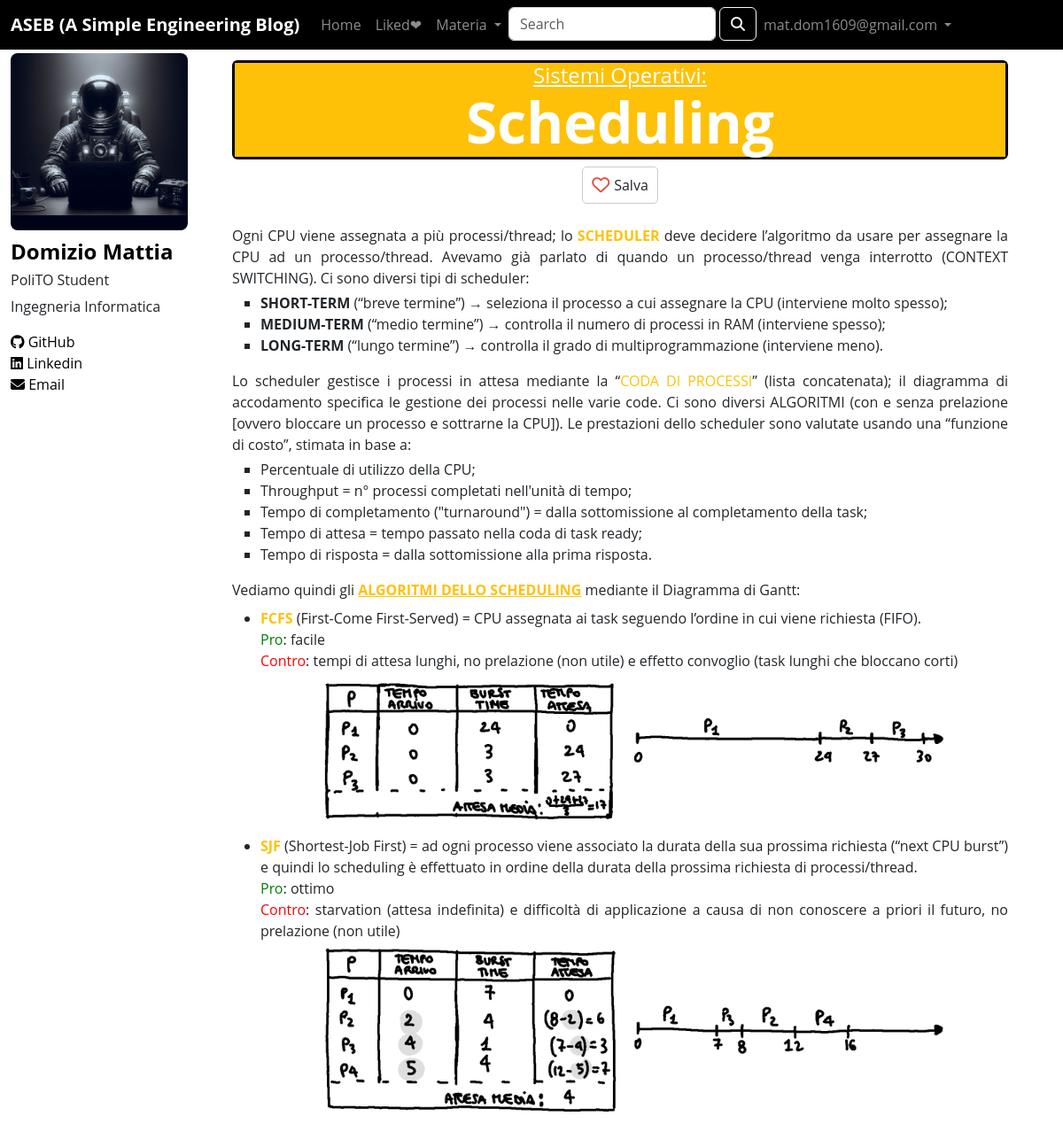
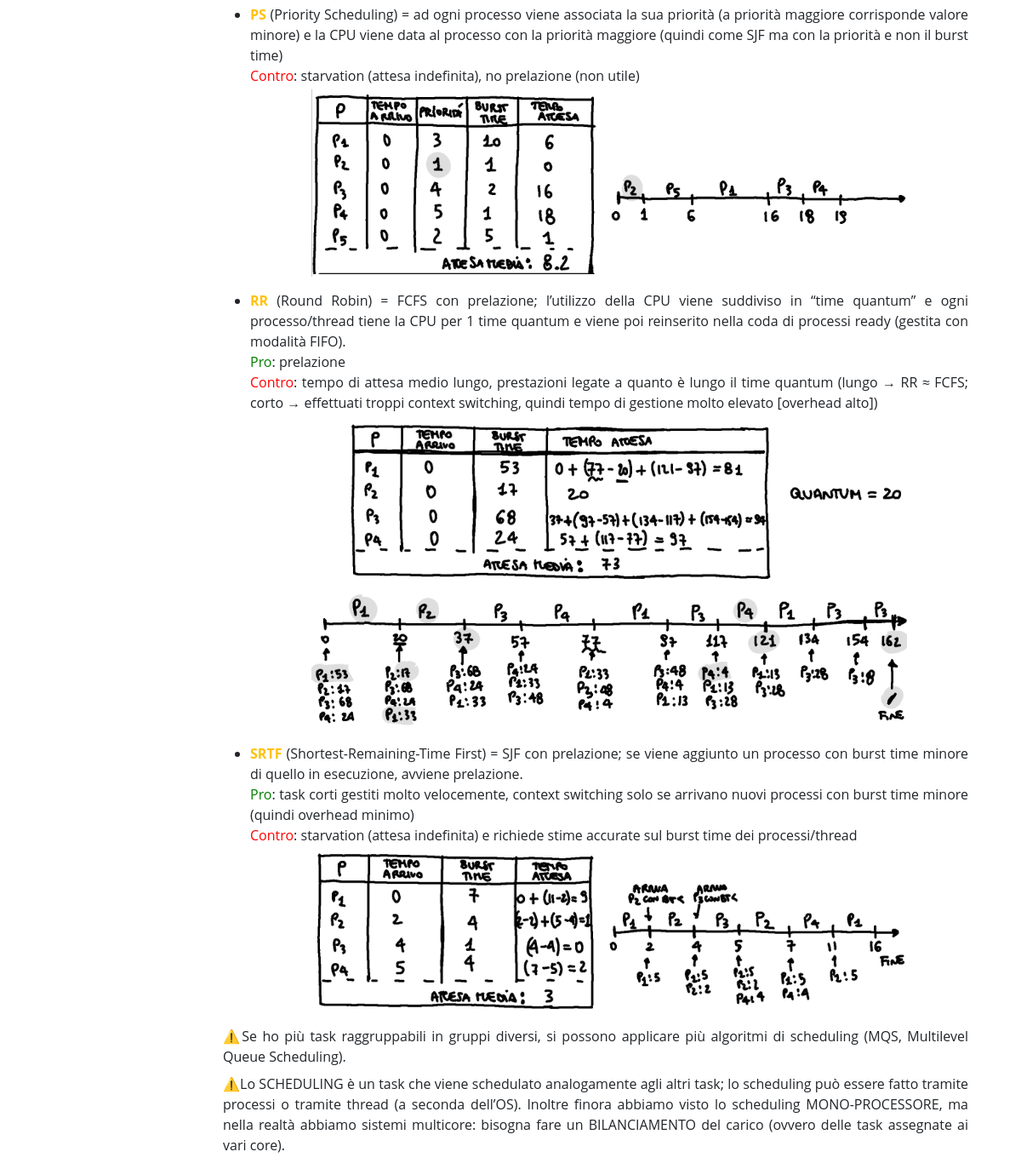
Page /posts/20 (signed in) on the committed database (2 pictures, top to bottom).
### tables this page shows
CREATE TABLE "UTENTI" (
	"id"	INTEGER,
	"email"	TEXT NOT NULL,
	"password"	TEXT NOT NULL,
	PRIMARY KEY("id" AUTOINCREMENT),
	UNIQUE("email","password")
);

CREATE TABLE "POST" (
	"id"	INTEGER,
	"titolo"	TEXT NOT NULL,
	"materia"	TEXT NOT NULL,
	"like"	INTEGER,
	"html"	TEXT NOT NULL,
	PRIMARY KEY("id" AUTOINCREMENT)
);

### app.py (the view)
@app.route('/posts/<int:id>')
def post_html(id):
    post = dao.get_post(id)
    users_like = dao.get_users_likes(id)
    return render_template('articoli/' + post['html'], post=post, users=users_like)

### app.py (called while the page is built)
@login_manager.user_loader
def load_user(user_id):
    utente = dao.get_user_by_id(user_id)
    if utente is not None:
        user = User(id=utente['id'], email=utente['email'], password=utente['password'])
    else:
        user = None
    return user

### dao.py (called while the page is built)
def get_user_by_id(id):
    conn = sqlite3.connect(DATABASE_PATH)
    conn.row_factory = sqlite3.Row
    cursor = conn.cursor()
    sql = 'SELECT * FROM UTENTI WHERE id = ?'
    cursor.execute(sql, (id,))
    user = cursor.fetchone()
    cursor.close()
    conn.close()
    return user

def get_post(id):
    conn = sqlite3.connect(DATABASE_PATH)
    conn.row_factory = sqlite3.Row
    cursor = conn.cursor()
    sql = 'SELECT * FROM POST WHERE POST.id = ?'
    cursor.execute(sql, (id,))
    post = cursor.fetchone()
    cursor.close()
    conn.close()
    return post

def get_users_likes(id):
    conn = sqlite3.connect(DATABASE_PATH)
    cursor = conn.cursor()
    sql = 'SELECT id_utente FROM LIKES WHERE id_post = ?'
    cursor.execute(sql, (id,))
    users_like = cursor.fetchall()
    cursor.close()
    conn.close()
    return users_like

### templates/articoli/Scheduling.html
{% extends "single.html" %}
{% block articolo %}
<div class="testo-articolo">
    <p class="mb-1">Ogni CPU viene assegnata a più processi/thread; lo <strong class="text-warning">SCHEDULER</strong> deve decidere l’algoritmo da usare per assegnare la CPU ad un processo/thread. Avevamo già parlato di quando un processo/thread venga interrotto (CONTEXT SWITCHING). Ci sono diversi tipi di scheduler:</p>
    <ul class="livello3">
        <li><strong>SHORT-TERM</strong> (“breve termine”) → seleziona il processo a cui assegnare la CPU (interviene molto spesso);</li>
        <li><strong>MEDIUM-TERM</strong> (“medio termine”) → controlla il numero di processi in RAM (interviene spesso);</li>
        <li><strong>LONG-TERM</strong> (“lungo termine”) → controlla il grado di multiprogrammazione (interviene meno).</li>
    </ul>
    <p class="mb-1">Lo scheduler gestisce i processi in attesa mediante la “<span class="text-warning">CODA DI PROCESSI</span>” (lista concatenata); il diagramma di accodamento specifica le gestione dei processi nelle varie code. Ci sono diversi ALGORITMI (con e senza prelazione [ovvero bloccare un processo e sottrarne la CPU]). Le prestazioni dello scheduler sono valutate usando una “funzione di costo”, stimata in base a:</p>
    <ul class="livello3">
        <li>Percentuale di utilizzo della CPU;</li>
        <li>Throughput = n° processi completati nell'unità di tempo;</li>
        <li>Tempo di completamento ("turnaround") = dalla sottomissione al completamento della task;</li>
        <li>Tempo di attesa = tempo passato nella coda di task ready;</li>
        <li>Tempo di risposta = dalla sottomissione alla prima risposta.</li>
    </ul>
    <p class="mb-2">Vediamo quindi gli <strong class="text-warning sottolineato">ALGORITMI DELLO SCHEDULING</strong> mediante il Diagramma di Gantt:</p>
    <ul>
        <li><strong class="text-warning">FCFS</strong> (First-Come First-Served) = CPU assegnata ai task seguendo l’ordine in cui viene richiesta (FIFO).
            <p class="mb-0"><span class="pro">Pro</span>: facile</p>
            <p class="mb-1"><span class="contro">Contro</span>: tempi di attesa lunghi, no prelazione (non utile) e effetto convoglio (task lunghi che bloccano corti)</p>
            <div class="row mb-3">
                <div class="col-lg-1"></div>
                <img class="img-fluid col-12 col-lg-10" src="{{url_for('static', filename='FCFS.png')}}" alt="FCFS">
                <div class="col-lg-1"></div>
            </div>
        </li>
        <li><strong class="text-warning">SJF</strong> (Shortest-Job First) = ad ogni processo viene associato la durata della sua prossima richiesta (“next CPU burst”) e quindi lo scheduling è effettuato in ordine della durata della prossima richiesta di processi/thread.
            <p class="mb-0"><span class="pro">Pro</span>: ottimo</p>
            <p class="mb-1"><span class="contro">Contro</span>: starvation (attesa indefinita) e difficoltà di applicazione a causa di non conoscere a priori il futuro, no prelazione (non utile)</p>
            <div class="row mb-3">
                <div class="col-lg-1"></div>
                <img class="img-fluid col-12 col-lg-10" src="{{url_for('static', filename='SJF.png')}}" alt="SJF">
                <div class="col-lg-1"></div>
            </div>
        </li>
        <li><strong class="text-warning">PS</strong> (Priority Scheduling) = ad ogni processo viene associata la sua priorità (a priorità maggiore corrisponde valore minore) e la CPU viene data al processo con la priorità maggiore (quindi come SJF ma con la priorità e non il burst time)
            <p class="mb-1"><span class="contro">Contro</span>: starvation (attesa indefinita), no prelazione (non utile)</p>
            <div class="row mb-3">
                <div class="col-lg-1"></div>
                <img class="img-fluid col-12 col-lg-10" src="{{url_for('static', filename='PS.png')}}" alt="PS">
                <div class="col-lg-1"></div>
            </div>
        </li>
        <li><strong class="text-warning">RR</strong> (Round Robin) = FCFS con prelazione; l’utilizzo della CPU viene suddiviso in “time quantum” e ogni processo/thread tiene la CPU per 1 time quantum e viene poi reinserito nella coda di processi ready (gestita con modalità FIFO).
            <p class="mb-0"><span class="pro">Pro</span>: prelazione</p>
            <p class="mb-1"><span class="contro">Contro</span>: tempo di attesa medio lungo, prestazioni legate a quanto è lungo il time quantum (lungo → RR ≈ FCFS; corto → effettuati troppi context switching, quindi tempo di gestione molto elevato [overhead alto])</p>
            <div class="row mb-3">
                <div class="col-lg-1"></div>
                <img class="img-fluid col-12 col-lg-10" src="{{url_for('static', filename='RR.png')}}" alt="RR">
                <div class="col-lg-1"></div>
            </div>
        </li>
        <li><strong class="text-warning">SRTF</strong> (Shortest-Remaining-Time First) = SJF con prelazione; se viene aggiunto un processo con burst time minore di quello in esecuzione, avviene prelazione.
            <p class="mb-0"><span class="pro">Pro</span>: task corti gestiti molto velocemente, context switching solo se arrivano nuovi processi con burst time minore (quindi overhead minimo)</p>
            <p class="mb-1"><span class="contro">Contro</span>: starvation (attesa indefinita) e richiede stime accurate sul burst time dei processi/thread</p>
            <div class="row mb-3">
                <div class="col-lg-1"></div>
                <img class="img-fluid col-12 col-lg-10" src="{{url_for('static', filename='SRTF.png')}}" alt="SRTF">
                <div class="col-lg-1"></div>
            </div>
        </li>
    </ul>
    <p class="mb-2">⚠️Se ho più task raggruppabili in gruppi diversi, si possono applicare più algoritmi di scheduling (MQS, Multilevel Queue Scheduling).</p>
    <p>⚠️Lo SCHEDULING è un task che viene schedulato analogamente agli altri task; lo scheduling può essere fatto tramite processi o tramite thread (a seconda dell’OS). Inoltre finora abbiamo visto lo scheduling MONO-PROCESSORE, ma nella realtà abbiamo sistemi multicore: bisogna fare un BILANCIAMENTO del carico (ovvero delle task assegnate ai vari core).</p>
</div>
{% endblock %}

### templates/single.html (shortened to what this page needs)
{% extends "base.html" %}
{% block content %}
<div class="contenitore-header-post border border-3 border-black mt-2">
<h4 class="mb-0 materia_post_singolo col-12 text-center text-decoration-underline {% if post.materia == 'Reti di Calcolatori' %}text-white bg-primary {% elif post.materia == 'Basi di Dati' %}text-white bg-primary {% elif post.materia == 'Informatica-Python' %}text-white bg-primary {% elif post.materia == 'Teoria dei Segnali' %}text-white bg-danger {% elif post.materia == 'Algebra Lineare' %}text-white bg-danger {% elif post.materia == 'Analisi I' %}text-white bg-danger {% elif post.materia == 'Analisi II' %}text-white bg-danger {% elif post.materia == 'Metodi Matematici' %}text-white bg-danger {% elif post.materia == 'Calcolatori Elettronici' %}text-white bg-success {% elif post.materia == 'Fisica II' %}text-white bg-success {% elif post.materia == 'Fisica I' %}text-white bg-success {% elif post.materia == 'Chimica' %}text-white bg-success {% elif post.materia == 'Sistemi Operativi' %}text-white bg-warning {% elif post.materia == 'Algoritmi e Strutture Dati' %}text-white bg-warning {% elif post.materia == 'Introduzione al Web' %}text-white bg-warning {% elif post.materia == 'Tecniche di Programmazione-C' %}text-white bg-warning {% endif %}">{{post.materia}}:</h4>
<h1 class="mb-0 titolo_post_singolo col-12 text-center {% if post.materia == 'Reti di Calcolatori' %}text-white bg-primary {% elif post.materia == 'Basi di Dati' %}text-white bg-primary {% elif post.materia == 'Informatica-Python' %}text-white bg-primary {% elif post.materia == 'Teoria dei Segnali' %}text-white bg-danger {% elif post.materia == 'Algebra Lineare' %}text-white bg-danger {% elif post.materia == 'Analisi I' %}text-white bg-danger {% elif post.materia == 'Analisi II' %}text-white bg-danger {% elif post.materia == 'Metodi Matematici' %}text-white bg-danger {% elif post.materia == 'Calcolatori Elettronici' %}text-white bg-success {% elif post.materia == 'Fisica II' %}text-white bg-success {% elif post.materia == 'Fisica I' %}text-white bg-success {% elif post.materia == 'Chimica' %}text-white bg-success {% elif post.materia == 'Sistemi Operativi' %}text-white bg-warning {% elif post.materia == 'Algoritmi e Strutture Dati' %}text-white bg-warning {% elif post.materia == 'Introduzione al Web' %}text-white bg-warning {% elif post.materia == 'Tecniche di Programmazione-C' %}text-white bg-warning {% endif %}"><strong>{{post.titolo}}</strong></h1>
</div>
<div class="d-flex justify-content-center mt-2 mb-0">
  {% if current_user.is_authenticated %}
    {% if current_user.id not in users|map(attribute=0) %}
      <a class="like-button-pre" onclick="" href="{{ url_for('new_like', post_id=post.id, user_id=current_user.id) }}">
        <span class="heart-icon"><i class="far fa-heart"></i></span><span class="like-count text-dark" id="like-count">Salva</span>
    </a>
    {% else %}
      <a class="like-button-post" onclick="" href="{{ url_for('remove_like', post_id=post.id, user_id=current_user.id) }}">
        <span class="heart-icon"><i class="fas fa-heart"></i></span><span class="like-count text-white" id="like-count">Salvato</span>
      </a>
    {% endif %}
  {% else %}
    <a class="like-button-pre" onclick="" href="{{ url_for('no_authenticated')}}">
      <span class="heart-icon"><i class="far fa-heart"></i></span><span class="like-count text-dark" id="like-count">Salva</span>
    </a>
  {% endif %}
</div>
{% block articolo %}{% endblock %}
{% endblock %}

### templates/base.html (shortened to what this page needs)
<!DOCTYPE html>
<html lang="en">
    <head>
        <link href="https://cdn.jsdelivr.net/npm/bootstrap@5.3.2/dist/css/bootstrap.min.css" rel="stylesheet">
        <link rel="stylesheet" type="text/css" href="{{url_for('static', filename='style.css')}}">
        <link rel="stylesheet" href="https://cdnjs.cloudflare.com/ajax/libs/font-awesome/5.15.3/css/all.min.css">
    </head>
    <body class="total-page">
        <header>
            <nav class="navbar fixed-top navbar-dark navbar-expand-lg bg-black">
                <div class="container-fluid">
                  <span class="navbar-brand mb-0 h1"><strong>ASEB (A Simple Engineering Blog)</strong></span>
                  <div class="collapse navbar-collapse" id="navbarSupportedContent">
                    <ul class="navbar-nav me-auto mb-2 mb-lg-0">
                      <li class="nav-item">
                        <a class="nav-link {%block home_active%}{%endblock%}" aria-current="page" href="/">Home</a>
                      </li>
                      {% if current_user.is_authenticated %}
                        <li class="nav-item">
                          <a class="nav-link {% block liked_posts_active %}{% endblock %} nowrap" href="{{ url_for('liked_posts') }}">Liked❤</a>
                        </li>
                      {% endif %}
                      <li class="nav-item">
                        <div class="dropdown">
                            <a class="nav-link dropdown-toggle" href="#" role="button" id="dropdownMenuButton" data-bs-toggle="dropdown" aria-haspopup="true" aria-expanded="false">
                                Materia
                            </a>
                        </div>
                      </li>
                      <li class="nav-item">
                        <form class="d-flex" action="{{ url_for('search') }}" method="GET">
                          <input class="form-control me-1" type="search" placeholder="Search" aria-label="Search" name="query">
                          <button class="btn btn-outline-light" type="submit"><i class="fas fa-search"></i></button>
                      </form>
                      </li>
                      {% if current_user.is_authenticated %}
                        <li class="nav-item dropdown">
                          <a class="nav-link dropdown-toggle" href="#" role="button" data-bs-toggle="dropdown" aria-expanded="false">
                            {{current_user.email}}
                          </a>
                        </li>
                      {% endif %}
                    </ul>
                  </div>
                </div>
              </nav>
        </header>
        <div class="container-fluid under-nav">
          <div class="row">
              <aside class="col-lg-3 col-12">
                <img class="developer-img img-fluid" src="{{url_for('static', filename='developer.jpg')}}" alt="developer-img">
                <h4 class="whoami developer-txt"><strong>Domizio Mattia</strong></h4>
                <div class="link-wrapper-mobile" id="link-wrapper-mobile">
                    <h6 class="developer-txt">PoliTO Student</h6>
                    <p class="developer-txt">Ingegneria Informatica</p>
                    <div class="row wrapper-2">
                      <a href="https://github.com/Koisuji02" class="col-lg-12 col-4" rel="me"><i class="fa-brands fa-github"></i>&nbsp;GitHub</a>
                      <a href="https://www.linkedin.com/in/mattia-domizio-7a07b628b/" class="col-lg-12 col-4" rel="me"><i class="fa-brands fa-linkedin"></i>&nbsp;Linkedin</a>
                      <a href="mailto:mat.dom1609job@gmail.com" class="col-lg-12 col-3" rel="me"><i class="fas fa-envelope"></i>&nbsp;Email</a>
                    </div>
                </div>
              </aside>
              <main class="col-lg-9 col-12">
                  {% block content %}{% endblock %}
              </main>
          </div>
        </div>
    </body>
</html>

### static/style.css (style rules this page uses)
.under-nav { margin-top: 60px; }
img { max-width: 100%; }
.total-page { font-family: 'Open Sans', sans-serif; }
#link-wrapper-mobile a { color:black; text-decoration:none; cursor: pointer; }
.whoami { color: black; }
.developer-img { -webkit-border-radius: 8px; -moz-border-radius: 8px; border-radius: 8px; margin-bottom: 10px; max-width: 200px; }
aside { position: fixed; }
@media (min-width: 992px) { .developer-img { display: block; } }
@media (min-width: 992px) { .developer-txt { display: block; } }
@media (min-width: 992px) { main { margin-left: 250px; } }
.like-button-pre { display: inline-block; background-color: #fff; border: 1px solid #ccc; padding: 5px 10px; border-radius: 5px; cursor: pointer; }
.heart-icon { display: inline-block; font-size: 20px; color: #e74c3c; margin-right: 5px; vertical-align: middle; }
.like-count { display: inline-block; vertical-align: middle; }
.titolo_post_singolo { font-size:4rem; }
.nowrap { white-space: nowrap; }
ul.livello3 { list-style-type: square; }
ul.livello3 li:before { content: none; }
.pro { color: green; }
.contro { color: red; }
.testo-articolo { margin-top: 1.5rem; text-align: justify; }
.sottolineato { text-decoration: underline; }
.contenitore-header-post { border-radius: 6px; }

### rows in the picture
UTENTI: email "mat.dom1609@gmail.com"
POST: materia "Sistemi Operativi", titolo "Scheduling"
